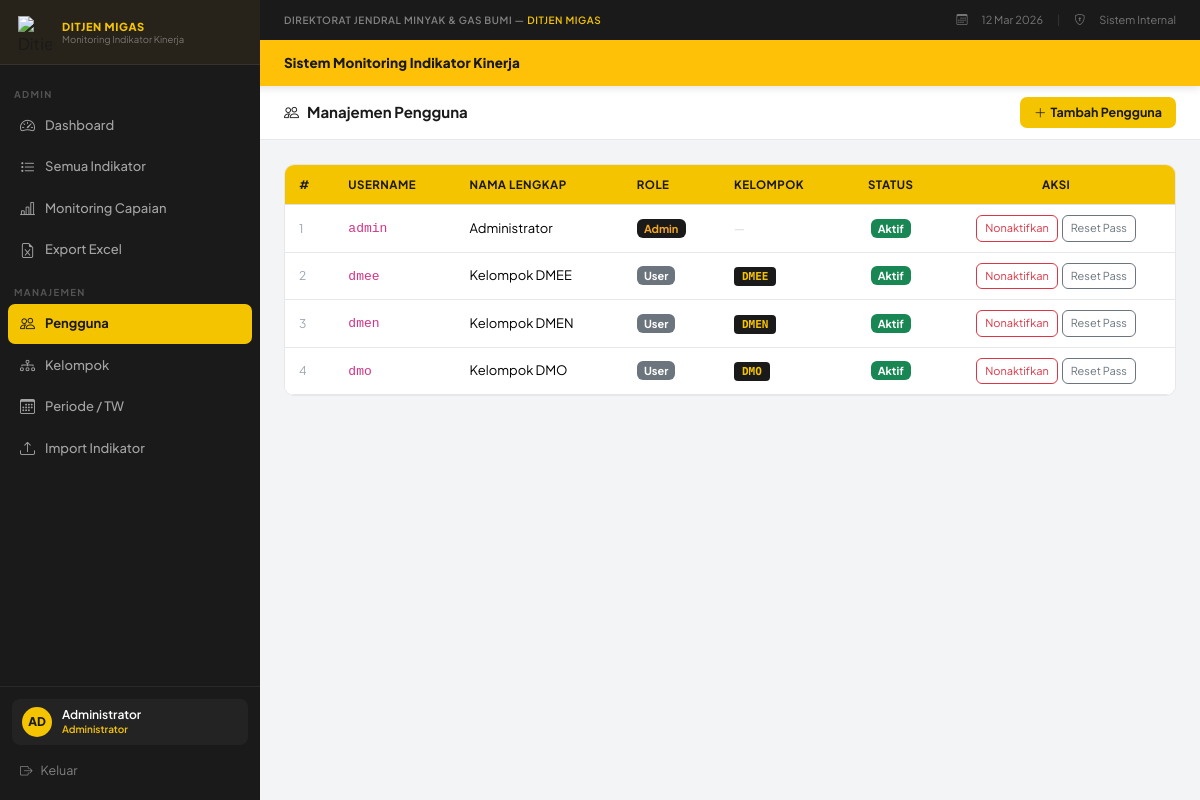
The page /admin/users.php (signed in) on the database its author committed.
### tables this page shows
CREATE TABLE users (
    id INT AUTO_INCREMENT PRIMARY KEY,
    username VARCHAR(100) NOT NULL UNIQUE,
    password VARCHAR(255) NOT NULL,
    nama_lengkap VARCHAR(255) NOT NULL,
    role ENUM('admin','user') NOT NULL DEFAULT 'user',
    kode_kelompok VARCHAR(10) NULL,
    is_active TINYINT(1) DEFAULT 1,
    created_at TIMESTAMP DEFAULT CURRENT_TIMESTAMP,
    FOREIGN KEY (kode_kelompok) REFERENCES kelompok(kode) ON UPDATE CASCADE ON DELETE SET NULL
);

### config/session.php (called while the page is built, shortened)
<?php
function getCurrentUser(): array {
    return [
        'id'             => $_SESSION['user_id'] ?? null,
        'username'       => $_SESSION['username'] ?? '',
        'nama'           => $_SESSION['nama'] ?? '',
        'role'           => $_SESSION['role'] ?? '',
        'kode_kelompok'  => $_SESSION['kode_kelompok'] ?? '',
    ];
}

### admin/users.php (the view, shortened to what this page needs)
<?php
require_once __DIR__ . '/../config/session.php';
$db = getDB();
$users = $db->query("SELECT u.*, k.nama as nama_kelompok FROM users u LEFT JOIN kelompok k ON k.kode=u.kode_kelompok ORDER BY u.role, u.username")->fetch_all(MYSQLI_ASSOC);
include __DIR__ . '/../includes/header.php';
?>
<?php include __DIR__ . '/../includes/sidebar.php'; ?>
<div class="main-wrapper">
    <div class="topbar">
        <span class="topbar-title"><i class="bi bi-people me-2"></i>Manajemen Pengguna</span>
        <button class="btn-migas btn" data-bs-toggle="modal" data-bs-target="#addUserModal" style="font-size:12.5px;padding:6px 14px;">
            <i class="bi bi-plus-lg me-1"></i>Tambah Pengguna
        </button>
    </div>
    <div class="page-content">
        <div class="card-box">
            <div class="table-responsive">
                <table class="table data-table mb-0">
                    <thead>
                        <tr>
                            <th>#</th>
                            <th>Username</th>
                            <th>Nama Lengkap</th>
                            <th>Role</th>
                            <th>Kelompok</th>
                            <th class="text-center">Status</th>
                            <th class="text-center">Aksi</th>
                        </tr>
                    </thead>
                    <tbody>
                        <?php foreach ($users as $i => $u): ?>
                        <tr>
                            <td style="color:#9CA3AF;font-size:12px;"><?= $i+1 ?></td>
                            <td><code style="font-size:13px;"><?= htmlspecialchars($u['username']) ?></code></td>
                            <td><?= htmlspecialchars($u['nama_lengkap']) ?></td>
                            <td>
                                <?php if ($u['role']==='admin'): ?>
                                    <span class="badge" style="background:#1A1A1A;color:#F5A623;font-size:11px;">Admin</span>
                                <?php else: ?>
                                    <span class="badge bg-secondary" style="font-size:11px;">User</span>
                                <?php endif; ?>
                            </td>
                            <td>
                                <?php if ($u['kode_kelompok']): ?>
                                    <span class="badge-pic"><?= $u['kode_kelompok'] ?></span>
                                <?php else: ?>
                                    <span style="color:#D1D5DB;font-size:12px;">—</span>
                                <?php endif; ?>
                            </td>
                            <td class="text-center">
                                <span class="badge <?= $u['is_active'] ? 'bg-success' : 'bg-danger' ?>" style="font-size:11px;">
                                    <?= $u['is_active'] ? 'Aktif' : 'Nonaktif' ?>
                                </span>
                            </td>
                            <td class="text-center">
                                <div class="d-flex gap-1 justify-content-center">
                                    <form method="POST" class="d-inline">
                                        <button type="submit" class="btn btn-sm btn-outline-<?= $u['is_active'] ? 'danger' : 'success' ?>"
                                                style="font-size:11px;border-radius:6px;">
                                            <?= $u['is_active'] ? 'Nonaktifkan' : 'Aktifkan' ?>
                                        </button>
                                    </form>
                                    <button class="btn btn-sm btn-outline-secondary" style="font-size:11px;border-radius:6px;"
                                            data-bs-toggle="modal" data-bs-target="#resetPassModal"
                                            data-uid="<?= $u['id'] ?>" data-uname="<?= $u['username'] ?>">
                                        Reset Pass
                                    </button>
                                </div>
                            </td>
                        </tr>
                        <?php endforeach; ?>
                    </tbody>
                </table>
            </div>
        </div>
    </div>
</div>
<?php include __DIR__ . '/../includes/footer.php'; ?>

### includes/header.php (shortened to what this page needs)
<!DOCTYPE html>
<html lang="id">
<head>
    <link href="https://cdnjs.cloudflare.com/ajax/libs/bootstrap/5.3.2/css/bootstrap.min.css" rel="stylesheet">
    <link href="https://cdnjs.cloudflare.com/ajax/libs/bootstrap-icons/1.11.3/font/bootstrap-icons.min.css" rel="stylesheet">
</head>
<body>
<div class="site-topbar">
    <div class="site-topbar-inner">
        <span class="ministry-label">Direktorat Jendral Minyak & Gas Bumi — <span>Ditjen Migas</span></span>
        <div class="topbar-right">
            <i class="bi bi-calendar3"></i> <?= date('d M Y') ?>
            <span style="opacity:.3;">|</span>
            <i class="bi bi-shield-lock"></i> Sistem Internal
        </div>
    </div>
</div>
<div class="site-navbar bg-warning">
    <div class="site-navbar-inner">
        <span class="nav-title">
            Sistem Monitoring Indikator Kinerja
        </span>
    </div>
</div>

### includes/sidebar.php (shortened to what this page needs)
<?php
$user = getCurrentUser();
$role = $user['role'];
$kode = $user['kode_kelompok'];
$initials = strtoupper(substr($user['nama'], 0, 2));
$currentFile = basename($_SERVER['PHP_SELF']);
function navLink(string $href, string $icon, string $label, string $currentFile, string $targetFile): string {
    $active = $currentFile === $targetFile ? 'active' : '';
    return "<a href=\"$href\" class=\"$active\"><i class=\"bi bi-$icon\"></i> $label</a>";
}
?>
<div class="sidebar">
    <div class="sidebar-brand">
        <img src="<?= LOGO_URL ?>" alt="Ditjen Migas">
        <div class="sidebar-brand-text">
            <span>Ditjen Migas</span>
            <small>Monitoring Indikator Kinerja</small>
        </div>
    </div>
    <div class="sidebar-nav mt-2">
        <?php if ($role === 'admin'): ?>
            <div class="sidebar-section">Admin</div>
            <?= navLink(BASE_URL.'/admin/dashboard.php',  'speedometer2',  'Dashboard',         $currentFile, 'dashboard.php') ?>
            <?= navLink(BASE_URL.'/admin/indikator.php',  'list-task',     'Semua Indikator',   $currentFile, 'indikator.php') ?>
            <?= navLink(BASE_URL.'/admin/monitoring.php', 'bar-chart-line','Monitoring Capaian',$currentFile, 'monitoring.php') ?>
            <?= navLink(BASE_URL.'/admin/export.php',     'file-earmark-excel', 'Export Excel', $currentFile, 'export.php') ?>
            <div class="sidebar-section">Manajemen</div>
            <?= navLink(BASE_URL.'/admin/users.php',      'people',        'Pengguna',          $currentFile, 'users.php') ?>
            <?= navLink(BASE_URL.'/admin/kelompok.php',   'diagram-3',     'Kelompok',          $currentFile, 'kelompok.php') ?>
            <?= navLink(BASE_URL.'/admin/periode.php',    'calendar3',     'Periode / TW',      $currentFile, 'periode.php') ?>
            <?= navLink(BASE_URL.'/admin/import.php',     'upload',        'Import Indikator',  $currentFile, 'import.php') ?>
        <?php endif; ?>
    </div>
    <div class="sidebar-footer">
        <div class="user-info">
            <div class="avatar"><?= $initials ?></div>
            <div>
                <div class="uname"><?= htmlspecialchars($user['nama']) ?></div>
                <div class="urole">
                    <?= $role === 'admin' ? 'Administrator' : htmlspecialchars($kode) ?>
                </div>
            </div>
        </div>
        <a href="<?= BASE_URL ?>/logout.php" class="d-flex align-items-center gap-2 mt-2 px-2 py-2 text-decoration-none" style="color:rgba(255,255,255,.45);font-size:12.5px;border-radius:6px;transition:.2s;" onmouseover="this.style.color='#F87171'" onmouseout="this.style.color='rgba(255,255,255,.45)'">
            <i class="bi bi-box-arrow-right"></i> Keluar
        </a>
    </div>
</div>

### includes/footer.php (shortened to what this page needs)
</body>
</html>

### rows shown on the page
users: nama_lengkap "AD", nama_lengkap "Administrator", username "admin", role "Admin", is_active "Aktif"
users: username "dmee", nama_lengkap "Kelompok DMEE", role "User", kode_kelompok "DMEE", is_active "Aktif"
users: username "dmen", nama_lengkap "Kelompok DMEN", role "User", kode_kelompok "DMEN", is_active "Aktif"
users: username "dmo", nama_lengkap "Kelompok DMO", role "User", kode_kelompok "DMO", is_active "Aktif"

### other values the page prints
$label "Dashboard Semua Indikator Monitoring Capaian Export Excel Pengguna Kelompok Periode / TW Import Indikator"
